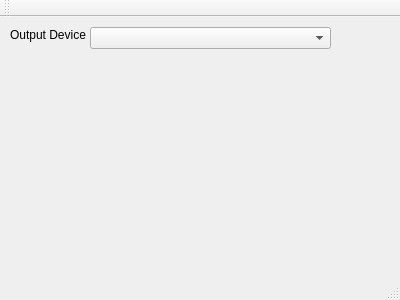
<?xml version="1.0" encoding="UTF-8"?>
<ui version="4.0">
 <class>MainWindow</class>
 <widget class="QMainWindow" name="MainWindow">
  <property name="geometry">
   <rect>
    <x>0</x>
    <y>0</y>
    <width>400</width>
    <height>300</height>
   </rect>
  </property>
  <property name="windowTitle">
   <string>MainWindow</string>
  </property>
  <widget class="QWidget" name="centralWidget">
   <widget class="QLabel" name="label">
    <property name="geometry">
     <rect>
      <x>10</x>
      <y>10</y>
      <width>81</width>
      <height>16</height>
     </rect>
    </property>
    <property name="text">
     <string>Output Device</string>
    </property>
   </widget>
   <widget class="QComboBox" name="comboBox">
    <property name="geometry">
     <rect>
      <x>90</x>
      <y>10</y>
      <width>241</width>
      <height>22</height>
     </rect>
    </property>
   </widget>
  </widget>
  <widget class="QMenuBar" name="menuBar">
   <property name="geometry">
    <rect>
     <x>0</x>
     <y>0</y>
     <width>400</width>
     <height>21</height>
    </rect>
   </property>
  </widget>
  <widget class="QToolBar" name="mainToolBar">
   <attribute name="toolBarArea">
    <enum>TopToolBarArea</enum>
   </attribute>
   <attribute name="toolBarBreak">
    <bool>false</bool>
   </attribute>
  </widget>
  <widget class="QStatusBar" name="statusBar"/>
 </widget>
 <layoutdefault spacing="6" margin="11"/>
 <resources/>
 <connections/>
</ui>
